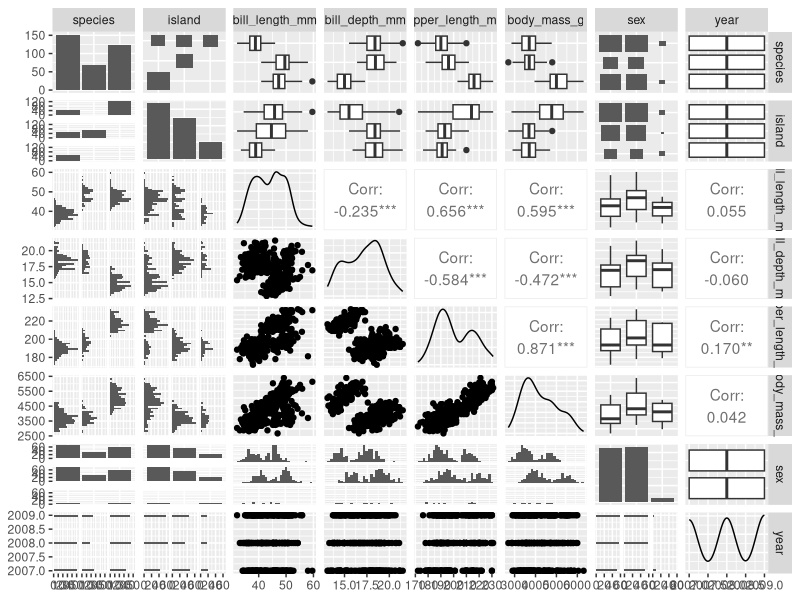

Here is the R script that generated this plot:
library(palmerpenguins)
library(GGally)
library(skimr)
library(tidyverse)

# take a look at the penguins dataset 
str(penguins)

#view col names
names(penguins)
colnames(penguins)

dim(penguins)


# get a summary of the data
summary(penguins)
skimr::skim(penguins)
head(penguins)

#make a pair plot 
GGally::ggpairs(penguins)



